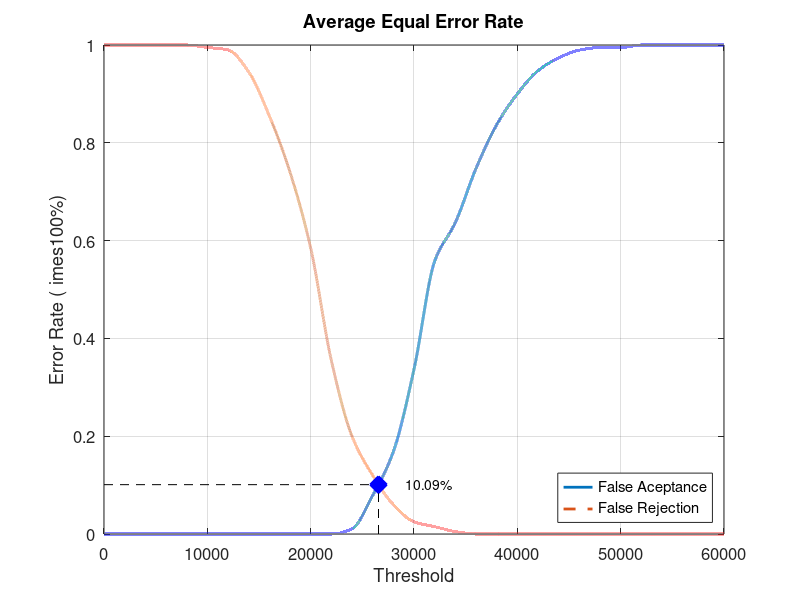
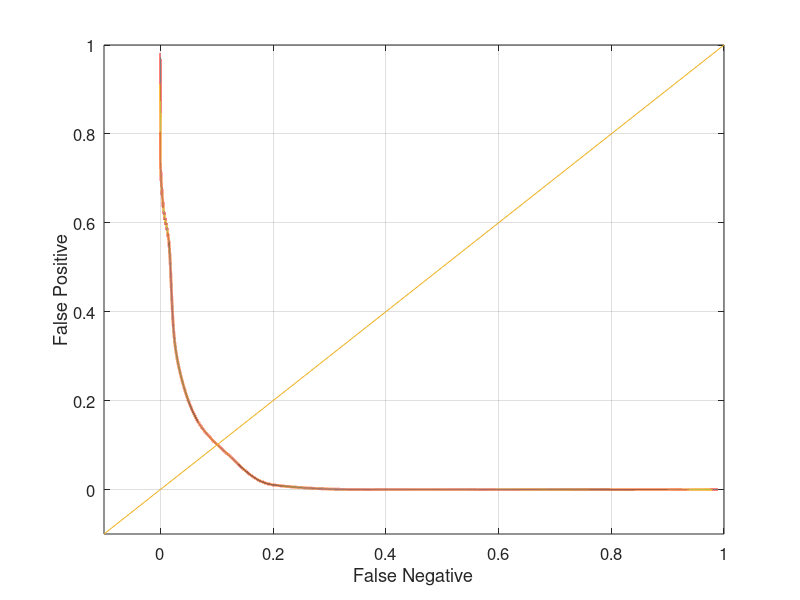

These charts were generated, in order, by the following MATLAB code:
close all;
clear;
clc;
x = 0:2000:60000;
xq = 0:0.5:60000;

y0 = [0 0 0 0 0 0 0 0 0 0 0 0 0.0105263 0.0789474 0.168421 0.336842 0.557895 0.636842 0.747368 0.836842 0.9 0.947368 0.973684 0.989474 0.994737 0.994737 1 1 1 1 1]
yy0 = interp1(x, y0, xq, 'pchip');
y1 = [1 1 1 1 1 0.995 0.99 0.945 0.855 0.74 0.585 0.355 0.2 0.12 0.06 0.025 0.015 0.005 0 0 0 0 0 0 0 0 0 0 0 0 0]
yy1 = interp1(x, y1, xq, 'pchip');

% Calculating EER: 
y2 = abs(y0 - y1);
find(y2 == min(y2))
yy2 = abs(yy0 - yy1);
xEER = find(yy2 == min(yy2));
xEERIndex = xq(xEER) % X-axis EER
yEER = yy0(xEER) % Y-axis EER

main = figure
plot(xq, yy0,'-','LineWidth', 2);	hold on
plot(xq, yy1,'--','LineWidth', 2);	hold on
plot([xEERIndex xEERIndex], [0 yEER], 'k--');	hold on
plot([0 xEERIndex], [yEER yEER], 'k--');	hold on
plot(xEERIndex, yEER, 'bx', 'LineWidth', 10);	hold on
text(xEERIndex + 10 * xEERIndex / 100, yEER, [num2str(round((10000 * yEER)) / 100) '%'])
legend('False Aceptance', 'False Rejection', 'Location', 'SouthEast')
xlabel('Threshold')
ylabel('Error Rate (	imes100%)')
title('Average Equal Error Rate')
set(gca, 'FontSize', 12)
axis([0 60000 0 1])
grid on

print(main, 'Database2_3Main', '-dpng');
FNRxFPR = figure('Color', [1 1 1]);
plot(yy1, yy0, '-', yy1, yy0, 'LineWidth', 2);
hold on
y = -0.1:0.1:1
plot(y, y); 
set(gca, 'FontSize', 12)
xlabel('False Negative')
ylabel('False Positive')
axis([-0.1 1 -0.1 1])
set(gca, 'FontSize', 12)
grid on

print(FNRxFPR, 'Database2_3FNRxFPR','-dpng');
